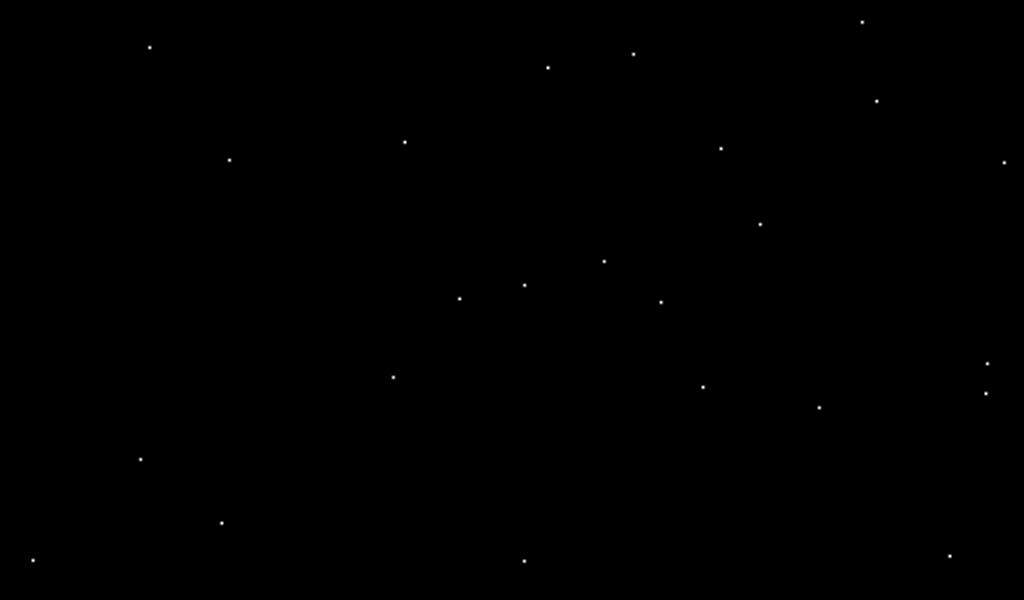
#> input picture imageProcessing/test_images/big_dipper.png, 1024 x 600 px
$ python main.py
#> lines starting #> are read from the running program, lines starting #| are printed output that depends on the picture; after the words box and inside, x2 and y2 are one past the last pixel; in counts of white or black regions, pixels touching at a corner belong together; long printed decimals are rounded
### imageProcessing/QUEST.py
import numpy as np

def main():
    # [10 lines of commented-out code are left out]
    sa = np.array([[0.0,1.0,2.0], [1.0,3.0,0.0], [-5.0,0.0,1.0], [1.0,-1.0,4.0], [1.0,1.0,1.0]])
    for i in range(5):
        sa[i,:] = sa[i,:] / np.linalg.norm(sa[i,:])
    # body measurements
    sb = np.array([[0.9082,0.3185,0.2715], [0.5670,0.3732,-0.7343], [-0.2821,0.7163,0.6382], [0.7510,-0.3303,0.5718], [0.9261,-0.2053,-0.3166]])
    # weights
    w = np.array([[1 / 0.01**2], [1 / 0.0325**2], [1 / 0.055**2], [1 / 0.0775**2], [1 / 0.1**2]])
    # quest
    q = quest(sa, sb, w)
    print(q)
    C = q2C(q)
    print(C)
    C_true = np.array([[0.4330, 0.4356, 0.7891], [-0.7500, 0.6597, 0.0474], [-0.5000, -0.6124, 0.6124]])
    C_error = np.matmul(C, C_true.T)
    print(C_error)
    cosphi = 0.5 * (np.trace(C_error) - 1)
    print(np.rad2deg(np.arccos(cosphi))) # difference from their answer comes from hard coding the true matrix

def quest(sa, sb, w):
    """
    Uses the QUEST algorithm to compute the optimal quaternion.

    Parameters
    ----------
    sa : np.ndarray
        nx3 array of inertial vectors
    sb : np.ndarray
        nx3 array of body vectors
    w : np.ndarray
        nx1 vector of weights

    Returns
    -------
    q : np.ndarray
        4x1 quaternion [epsilon eta]
    """

    B = np.zeros((3,3))
    lam0 = 0
    n = len(w)
    for i in range(n):
        sa_i = np.atleast_2d(sa[i,:]).T
        sb_i = np.atleast_2d(sb[i,:])
        B += w[i,0] * np.matmul(sa_i, sb_i)
        lam0 += w[i,0] # initial guess as sum of weights
    B = B.T

    K12 = np.array([[B[1,2] - B[2,1]], [B[2,0] - B[0,2]], [B[0,1] - B[1,0]]])
    K22 = np.trace(B)

    S = B + B.T

    a = K22**2 - np.trace(adj3x3(S))
    b = (K22**2 + np.matmul(K12.T, K12))[0,0]
    c = (np.linalg.det(S) + np.matmul(K12.T, np.matmul(S, K12)))[0,0]
    d = np.matmul(K12.T, np.matmul(np.matmul(S,S), K12))[0,0]

    # lam = newtonRaphson(lam0, a, b, c, d, K22)
    lam = newtonsMethod(lam0, a, b, c, d, K22, 1e-3)

    alpha = lam**2 - K22**2 + np.trace(adj3x3(S))
    beta = lam - K22
    gamma = (lam + K22) * alpha - np.linalg.det(S)
    x = np.matmul(alpha * np.identity(3) + beta * S + np.matmul(S,S), K12)

    q = 1 / np.sqrt(gamma**2 + np.matmul(x.T, x)) * np.atleast_2d(np.append(x, gamma)).T
    return q

# based on matlab's adjoint function - unclear if this is right
def adj3x3(A):
    """
    Computes the adjoint of a 3x3 matrix, based on MATLAB's implementation

    Parameters
    ----------
    A : numpy.ndarray
        3x3 matrix

    Returns
    -------
    X : numpy.ndarray
        3x3 matrix adjoint
    """
    U, S, Vh = np.linalg.svd(A)
    adjs = np.zeros((3,3))
    adjs[0,0] = S[1] * S[2]
    adjs[1,1] = S[0] * S[2]
    adjs[2,2] = S[0] * S[1]
    X = np.linalg.det(np.matmul(U, Vh)) * np.matmul(Vh.T, np.matmul(adjs, U.T))
    return X

def func(lam, a, b, c, d, K22):
    return lam**4 - (a + b) * lam**2 - c * lam + (a * b + c * K22 - d)

def funcPrime(lam, a, b, c):
    return 4 * lam**3 - 2 * (a + b) * lam - c

# https://www.geeksforgeeks.org/program-for-newton-raphson-method/
# [6 lines left out: function newtonRaphson, not called in this run]

def newtonsMethod(lam0, a, b, c, d, K22, tol):
    lam1 = lam0 - func(lam0, a, b, c, d, K22) / funcPrime(lam0, a, b, c)
    err = abs(lam1 - lam0)
    while err > tol:
        lam0 = lam1
        lam1 = lam0 - func(lam0, a, b, c, d, K22) / funcPrime(lam0, a, b, c)
        err = abs(lam1 - lam0)
    return lam1

def q2C(q):
    epsilon = q[0:3,:]
    eta = q[3,0]
    C = (2 * eta**2 - 1) * np.eye(3) + 2 * np.dot(epsilon, epsilon.T) - 2 * eta * crossMatrix(epsilon)
    return C

def crossMatrix(a):
    ax = a[0,0]
    ay = a[1,0]
    az = a[2,0]
    a = np.array([[0, -az, ay], [az, 0, -ax], [-ay, ax, 0]])
    return a

main()

### imageProcessing/featureExtraction.py
import cv2 as cv
import numpy as np
import pandas as pd
from matplotlib import pyplot as plt
import QUEST

'''
goal of this piece of code is to:
    detect stars in the image that are brighter than the threshold - done in thresholding
    filter out too small and grouped stars - done in connected components labeling
    determine centroids and convert to body vectors
    calculate brightness of each star - start with purely geometric information
'''

def detectionAndCentroiding(img, minArea, maxArea, h, w, f):
    meanIntensity = np.mean(img) # calculate pixel intensity mean for the whole image

    ret,meanThresh = cv.threshold(img, meanIntensity, 255, cv.THRESH_BINARY) # threshold using that value
    analysis = cv.connectedComponentsWithStats(meanThresh, 4, cv.CV_16U) # or 32 bit signed, also decide 4 or 8 connectivity
    (numLabels, labeledImg, stats, geomCentroids) = analysis

    # [8 lines of commented-out code are left out]
    plt.imshow(labeledImg)
    plt.title("original labeled image")

    centroids = []
    unitVectors = []

    # iterate through each label, checking area and circularity
    numCandidates = 0
    centerStar = 0
    minDist = np.sqrt((h/2)**2 + (w/2)**2)
    for i in range(numLabels):
        area = stats[i, cv.CC_STAT_AREA]
        if area >= minArea and area <= maxArea: # area falls within expected range
            circularity = abs(stats[i,cv.CC_STAT_WIDTH] - stats[i,cv.CC_STAT_HEIGHT])
            if circularity <= 2: # circularity falls within expected range
                plt.text(geomCentroids[i,0], geomCentroids[i,1], str(numCandidates), color='white')
                # use stats left and top to get the subset of the original image that contains this star
                region = img[stats[i,cv.CC_STAT_TOP]:stats[i,cv.CC_STAT_TOP]+stats[i,cv.CC_STAT_HEIGHT],stats[i,cv.CC_STAT_LEFT]:stats[i,cv.CC_STAT_LEFT]+stats[i,cv.CC_STAT_WIDTH]]
                # make mask of the same size to zero out not included pixels in this subregion
                mask = labeledImg[stats[i,cv.CC_STAT_TOP]:stats[i,cv.CC_STAT_TOP]+stats[i,cv.CC_STAT_HEIGHT],stats[i,cv.CC_STAT_LEFT]:stats[i,cv.CC_STAT_LEFT]+stats[i,cv.CC_STAT_WIDTH]]
                mask = (mask == i).astype("uint8") * 255 # unclear if the masking step is even necessary
                starCandidate = cv.bitwise_and(region, mask) # check that this should be and and not or
                intensityCentroid = getIntensityCentroid(starCandidate, stats[i,cv.CC_STAT_LEFT], stats[i,cv.CC_STAT_TOP])
                # s = getUnitVector(intensityCentroid)

                # use list instead since numpy not meant to be appended to
                centroids.append(intensityCentroid)
                # [6 lines of commented-out code are left out]
                X,Y = rc2XY(intensityCentroid[0], intensityCentroid[1], h, w)

                # find which star is the centermost star by computing distance from (X,Y) to the origin
                dist = np.sqrt(X**2 + Y**2)
                if dist < minDist:
                    minDist = dist
                    centerStar = numCandidates

                s = getUnitVector(X, Y, f)
                # print(s)
                unitVectors.append(s)
                numCandidates += 1
                # [12 lines of commented-out code are left out]
    centroids = np.array(centroids)
    # print(centroids)
    unitVectors = np.array(unitVectors) # unit vectors don't actually need to be in this function - uhhhh yeah they do

    # find three other stars closest to center star
    # define center star as s_i
    neighbors = nearestNeighbors(unitVectors, centerStar)
    print("center star = " + str(centerStar))
    print("neighbors = " + str(neighbors))

    # give the stars the right names
    si = centerStar
    sj = neighbors[0]
    sk = neighbors[1]
    sr = neighbors[2]

    # # make hash table for i-k pairs
    Mik = databaseQuery(si, sk, unitVectors)
    print("Mik = " + str(Mik))

    # make hash table for i-r pairs
    Mir = databaseQuery(si, sr, unitVectors)
    print("Mir = " + str(Mir))

    # repeat for i-j pairs
    Mij = databaseQuery(si, sj, unitVectors)
    print("Mij = " + str(Mij))

    # iterate through pairs in Mij
    num_ij = len(Mij) # number of pairs in ij
    i_list = list(Mij.keys())
    j_list = list(Mij.values())
    ck = 0
    cr = 0
    for i in range(num_ij):
        ci = i_list[i]
        cj = j_list[i]
        ck = Mik.get(ci)
        cr = Mir.get(ci)
        if ck != 0 and cr != 0:
            break
    print("confirmed??")
    print("ci = " + str(ci) + ", si = " + str(si))
    print("cj = " + str(cj) + ", sj = " + str(sj))
    print("ck = " + str(ck) + ", sk = " + str(sk))
    print("cr = " + str(cr) + ", sr = " + str(sr))

    # make arrays of unit vectors and weights
    sa = np.empty((4,3))
    sb = np.empty((4,3))
    w = np.ones((4,1))

    sb[0,:] = unitVectors[si]
    sb[1,:] = unitVectors[sj]
    sb[2,:] = unitVectors[sk]
    sb[3,:] = unitVectors[sr]

    inertialVectors = pd.read_csv("v_unit_vectors.csv")
    inertialVectors = inertialVectors.to_numpy()

    sa[0,:] = inertialVectors[int(ci)]
    sa[1,:] = inertialVectors[int(cj)]
    sa[2,:] = inertialVectors[int(ck)]
    sa[3,:] = inertialVectors[int(cr)]

    q = QUEST.quest(sa, sb, w)
    print(q)

    C = q2C(q)
    print(C)

    # [7 lines of commented-out code are left out]

    return (unitVectors, numCandidates, centerStar)

# finds all possible star distances that agree with the distances between star
# 1 and star 2
def databaseQuery(s1, s2, unitVectors, a0=0.2588183885561099, a1=1.7755617311227315e-05):
    KSIJ = pd.read_csv("KSIJ_arrays.csv")
    KSIJ = KSIJ.to_numpy()
    K = KSIJ[:,0]
    S = KSIJ[:,1]
    I = KSIJ[:,2]
    J = KSIJ[:,3]

    M12 = {}
    I_12 = []
    J_12 = []
    dist = np.dot(unitVectors[s1], unitVectors[s2])
    l_bot = max(int(np.floor((dist - a0) / a1)), 0)
    l_top = min(int(np.ceil((dist - a0) / a1)), len(K) - 1)
    k_start = int(K[l_bot] + 1)
    k_end = int(K[l_top] + 1) # there shouldn't be a plus 1 here but then it doesn't work
    # print("dist = " + str(dist))
    # print("l = " + str(l_bot) + ", " + str(l_top))
    # print("k = " + str(k_start) + ", " + str(k_end))
    for i in range(k_start, k_end + 1):
        I_12.append(I[i])
        J_12.append(J[i])
        M12.update({I[i] : J[i]})
    return M12

# given the id of the center star, finds the three other stars that are the
# closest to it
def nearestNeighbors(unitVectors, centerStar):
    neighbors = [0, 0, 0]
    distances = [0, 0, 0]
    numStars = len(unitVectors)
    for i in range(numStars):
        if i != centerStar:
            dist = np.dot(unitVectors[centerStar], unitVectors[i])
            if dist > min(distances):
                idx = distances.index(min(distances))
                distances[idx] = dist
                neighbors[idx] = i
    return neighbors

# creates SIJ search vectors from array of unit vectors
# [21 lines left out: function searchAngles, not called in this run]


def getIntensityCentroid(starCandidate, left, top): # need x and y coordinates so need the whole image - or just the new origin??
    row,col = starCandidate.shape
    r0_num = 0
    c0_num = 0
    denom = 0
    for r in range(row):
        for c in range(col):
            if starCandidate[r,c] != 0:
                r0_num += starCandidate[r,c] * (top + r) # had a top and left here
                c0_num += starCandidate[r,c] * (left + c)
                denom += starCandidate[r,c]
    r0 = r0_num / denom
    c0 = c0_num / denom
    return [r0, c0]

# based on markley and crassidis pg 126
def getUnitVector(X, Y, f):
    s = np.array([X, Y, -f]) # as row vector for appending to list
    s = 1 / np.sqrt(X**2 + Y**2 + f**2) * s
    print(s)
    return s

def rc2XY(r, c, h, w):
    X = c - w/2
    # Y = h/2 - r
    Y = r - h/2
    return (X, Y)

# [5 lines left out: function q2C, not called in this run]

def crossMatrix(a):
    return np.array([[0, -a[2,0], a[1,0]], [a[2,0], 0, -a[0,0]], [-a[1,0], a[0,0], 0]])

### imageProcessing/main.py
import cv2 as cv
import featureExtraction as fe
import databaseGeneration as dg
import starIdentification as si

h = 600 # pixels, screen height
w = 1024 # pixels, screen width
h_cm = 8.988617 # screen height in cm
l = 13.06 # camera / screen separation in cm - should it be lens / screen?
f = h / h_cm * l # system focal length in pixels

catalogPath = "bs5_brief.csv"
# my fake specs
# minMag = 4.4377
# maxMag = -1.5829
# jpl specs
minMag = 3.9045
maxMag = -2.1161
# all stars in catalog
# minMag = 7.96
# maxMag = -1.46
vPath = "v_unit_vectors.csv"

# only happens once or if parameters have changed
# dg.parseCatalog(catalogPath, minMag, maxMag) # parse catalog to get unit vectors
# dg.K_vector(vPath) # compute K-vector - then can read in vectors from csv file later

# read image in grayscale
img = cv.imread("test_images/big_dipper.png", cv.IMREAD_GRAYSCALE)
#> img is the input picture: shape (600, 1024); min 0, max 255, mean 0.1

# cv.imshow("img", img)
# cv.waitKey()

# threshold
unitVectors, numStars, center = fe.detectionAndCentroiding(img, 9, 25, h, w, f)
#> in detectionAndCentroiding, `meanIntensity = np.mean(img)`: meanIntensity = 0.0878
#> in detectionAndCentroiding, `ret,meanThresh = cv.threshold(img, meanIntensity, 255, cv.THRESH_BINARY)`:
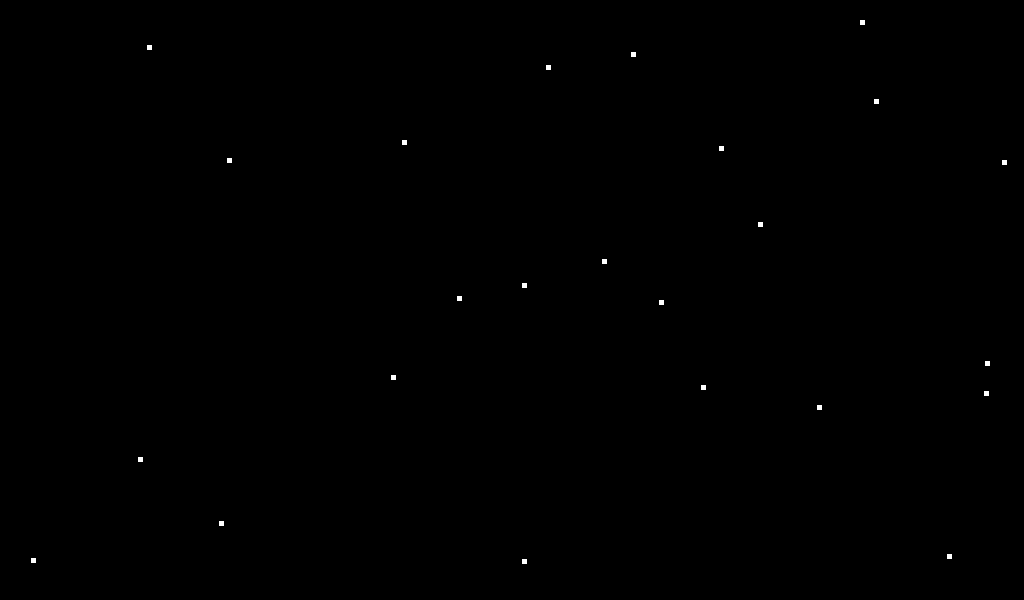
#> meanThresh: shape (600, 1024); 0.1% white; 24 white regions, largest, box (x1, y1, x2, y2) and area: (860, 20, 865, 25) 25, (147, 45, 152, 50) 25, (631, 52, 636, 57) 25
#> in detectionAndCentroiding, `ret,meanThresh = cv.threshold(img, meanIntensity, 255, cv.THRESH_BINARY)`: ret = 0
#> in detectionAndCentroiding, `(numLabels, labeledImg, stats, geomCentroids) = analysis`: labeledImg: shape (600, 1024) int32; 25 distinct labels, from 0 to 24
#> in detectionAndCentroiding, `(numLabels, labeledImg, stats, geomCentroids) = analysis`: numLabels = 25; stats = 25 rows, first 6: [0, 0, 1024, 600, 613800], [860, 20, 5, 5, 25], [147, 45, 5, 5, 25], [631, 52, 5, 5, 25], [546, 65, 5, 5, 25], [874, 99, 5, 5, 25]; geomCentroids = 25 pairs, first value 33 to 1004, second value 22 to 561
#> the loop in detectionAndCentroiding, `for i in range(numLabels):` made 25 passes
#> (area, intensityCentroid, X, Y, dist, minDist, s) on passes 2, 3, 4, 5, 7, 12, 13: (25, [21.82, 861.8], 349.8, -278.2, 447, 447, [0.357, -0.284, -0.89]), (25, [47.11, 149.3], -362.7, -252.9, 442.2, 442.2, [-0.371, -0.259, -0.892]), (25, [53.83, 633.1], 121.1, -246.2, 274.3, 274.3, [0.132, -0.269, -0.954]), (25, [67.27, 547.6], 35.61, -232.7, 235.4, 235.4, [0.0394, -0.258, -0.965]), (25, [141.8, 404.4], -107.6, -158.2, 191.3, 191.3, [-0.121, -0.177, -0.977]), (25, [261, 603.8], 91.82, -39, 99.76, 99.76, [0.105, -0.0444, -0.994]), (25, [284.8, 524.2], 12.18, -15.2, 19.47, 19.47, [0.014, -0.0174, -1])
#> (area, intensityCentroid, X, Y, dist, s) on passes 6, 8, 9, 10, 11, 14: (25, [100.8, 876.3], 364.3, -199.2, 415.2, [0.377, -0.206, -0.903]), (25, [148.2, 720.6], 208.6, -151.8, 258, [0.229, -0.167, -0.959]), (25, [159.7, 229], -283, -140.3, 315.8, [-0.305, -0.151, -0.94]), (25, [162.2, 1003.9], 491.9, -137.8, 510.8, [0.487, -0.136, -0.863]), (25, [223.9, 759.8], 247.8, -76.05, 259.2, [0.272, -0.0836, -0.959]), (25, [298.3, 459.2], -52.83, -1.68, 52.86, [-0.0605, -0.00192, -0.998])
#| [ 0.3571   -0.284   -0.8899]
#| [-0.3711 -0.2587 -0.8918]
#| [ 0.1325 -0.2694 -0.9539]
#| [ 0.03943  -0.2577 -0.9654]
#| [ 0.3773 -0.2063 -0.9028]
#| [-0.1206 -0.1773  -0.9767 ]
#| [ 0.2295  -0.167 -0.9589]
#| [-0.3052  -0.1513 -0.9402]
#> (further printed lines are left out)
#> after the loop in detectionAndCentroiding, `for i in range(numLabels):`: centerStar = 11; centroids = 24 items, first 6: [21.82, 861.8], [47.11, 149.3], [53.83, 633.1], [67.27, 547.6], [100.8, 876.3], [141.8, 404.4]; minDist = 19.47; numCandidates = 24; unitVectors = 24 items, first 6: [0.357, -0.284, -0.89], [-0.371, -0.259, -0.892], [0.132, -0.269, -0.954], [0.0394, -0.258, -0.965], [0.377, -0.206, -0.903], [-0.121, -0.177, -0.977]
#> in detectionAndCentroiding, `centroids = np.array(centroids)`: centroids = 24 rows, first 8: [21.82, 861.8], [47.11, 149.3], [53.83, 633.1], [67.27, 547.6], [100.8, 876.3], [141.8, 404.4], [148.2, 720.6], [159.7, 229]
#> in detectionAndCentroiding, `unitVectors = np.array(unitVectors) # unit vectors don't actually need..`: unitVectors = 24 rows, first 8: [0.357, -0.284, -0.89], [-0.371, -0.259, -0.892], [0.132, -0.269, -0.954], [0.0394, -0.258, -0.965], [0.377, -0.206, -0.903], [-0.121, -0.177, -0.977], [0.229, -0.167, -0.959], [-0.305, -0.151, -0.94]
#> in nearestNeighbors, `numStars = len(unitVectors)`: numStars = 24
#> the loop in nearestNeighbors, `for i in range(numStars):` made 24 passes
#> (dist, idx) on passes 2, 3, 4, 5, 6, 7, 11, 13, 14: (0.891, 1), (0.96, 2), (0.97, 1), (0.911, 0), (0.978, 0), (0.965, 2), (0.996, 2), (0.997, 1), (0.988, 0)
#> dist on passes 1, 8, 9, 10, 15, 16: 0.9, 0.938, 0.872, 0.964, 0.882, 0.983
#> after the loop in nearestNeighbors, `for i in range(numStars):`: distances = [0.988, 0.997, 0.996]; neighbors = [13, 12, 10]
#| center star = 11
#| neighbors = [13, 12, 10]
#> in detectionAndCentroiding, `si = centerStar`: si = 11
#> in detectionAndCentroiding, `sj = neighbors[0]`: sj = 13
#> in detectionAndCentroiding, `sk = neighbors[1]`: sk = 12
#> in detectionAndCentroiding, `sr = neighbors[2]`: sr = 10
#> (reads imageProcessing/KSIJ_arrays.csv from the repository)
#> in databaseQuery, `dist = np.dot(unitVectors[s1], unitVectors[s2])`: dist = 0.997
#> in databaseQuery, `l_bot = max(int(np.floor((dist - a0) / a1)), 0)`: l_bot = 41580
#> in databaseQuery, `l_top = min(int(np.ceil((dist - a0) / a1)), len(K) - 1)`: l_top = 41581
#> in databaseQuery, `k_start = int(K[l_bot] + 1)`: k_start = 41501
#> in databaseQuery, `k_end = int(K[l_top] + 1) # there shouldn't be a plus 1 here but then ..`: k_end = 41503
#> in detectionAndCentroiding, `Mik = databaseQuery(si, sk, unitVectors)`: Mik = {160: 277, 253: 305, 105: 187}
#| Mik = {160.0: 277.0, 253.0: 305.0, 105.0: 187.0}
#> in detectionAndCentroiding, `Mir = databaseQuery(si, sr, unitVectors)`: Mir = {336: 372, 368: 423, 135: 370}
#| Mir = {336.0: 372.0, 368.0: 423.0, 135.0: 370.0}
#> in detectionAndCentroiding, `Mij = databaseQuery(si, sj, unitVectors)`: Mij = {119: 454, 259: 338, 150: 406}
#| Mij = {119.0: 454.0, 259.0: 338.0, 150.0: 406.0}
#> in detectionAndCentroiding, `num_ij = len(Mij)`: num_ij = 3
#> in detectionAndCentroiding, `i_list = list(Mij.keys())`: i_list = [119, 259, 150]
#> in detectionAndCentroiding, `j_list = list(Mij.values())`: j_list = [454, 338, 406]
#> the loop in detectionAndCentroiding, `for i in range(num_ij):` made 1 pass
#> (ci, cj) on pass 1: (119, 454)
#| ci = 119.0, si = 11
#| cj = 454.0, sj = 13
#| ck = None, sk = 12
#| cr = None, sr = 10
#> (reads imageProcessing/v_unit_vectors.csv from the repository)
#> (the run stopped early here; a loop or call above may not have finished)
